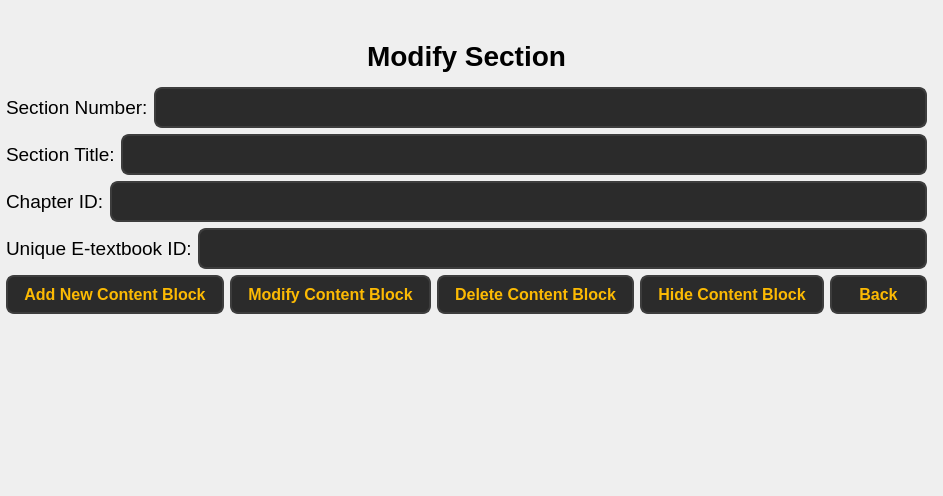
<?xml version="1.0" encoding="UTF-8"?>
<ui version="4.0">
 <class>Form</class>
 <widget class="QWidget" name="Form">
  <property name="geometry">
   <rect>
    <x>0</x>
    <y>0</y>
    <width>943</width>
    <height>496</height>
   </rect>
  </property>
  <property name="windowTitle">
   <string>Form</string>
  </property>
  <widget class="QWidget" name="">
   <property name="geometry">
    <rect>
     <x>6</x>
     <y>30</y>
     <width>921</width>
     <height>284</height>
    </rect>
   </property>
   <layout class="QVBoxLayout" name="verticalLayout">
    <item>
     <widget class="QLabel" name="label">
      <property name="font">
       <font>
        <pointsize>21</pointsize>
        <bold>true</bold>
       </font>
      </property>
      <property name="text">
       <string>Modify Section</string>
      </property>
      <property name="alignment">
       <set>Qt::AlignmentFlag::AlignCenter</set>
      </property>
     </widget>
    </item>
    <item>
     <layout class="QHBoxLayout" name="horizontalLayout_5">
      <item>
       <widget class="QLabel" name="label_6">
        <property name="font">
         <font>
          <pointsize>14</pointsize>
         </font>
        </property>
        <property name="text">
         <string>Section Number:</string>
        </property>
       </widget>
      </item>
      <item>
       <widget class="QLineEdit" name="lineEdit_5">
        <property name="styleSheet">
         <string notr="true">QLineEdit {
        background-color: #2b2b2b;  /* Dark background */
        color: #fcba03;  /* Text color */
        border: 2px solid #3d3d3d;  /* Border color */
        border-radius: 8px;  /* Rounded corners */
        padding: 8px;  /* Padding inside the input field */
        font-size: 16px;  /* Font size */
        font-weight: bold;  /* Bold font */
    }

    QLineEdit:hover {
        background-color: #3d3d3d;  /* Background when hovered */
        border: 2px solid #fcba03;  /* Border color when hovered */
    }

    QLineEdit:focus {
        background-color: #1a1a1a;  /* Background when focused */
        border: 2px solid #fcba03;  /* Border color when focused */
        color: #ffffff;  /* Text color when focused */
    }</string>
        </property>
       </widget>
      </item>
     </layout>
    </item>
    <item>
     <layout class="QHBoxLayout" name="horizontalLayout_4">
      <item>
       <widget class="QLabel" name="label_7">
        <property name="font">
         <font>
          <pointsize>14</pointsize>
         </font>
        </property>
        <property name="text">
         <string>Section Title:</string>
        </property>
       </widget>
      </item>
      <item>
       <widget class="QLineEdit" name="lineEdit_4">
        <property name="styleSheet">
         <string notr="true">QLineEdit {
        background-color: #2b2b2b;  /* Dark background */
        color: #fcba03;  /* Text color */
        border: 2px solid #3d3d3d;  /* Border color */
        border-radius: 8px;  /* Rounded corners */
        padding: 8px;  /* Padding inside the input field */
        font-size: 16px;  /* Font size */
        font-weight: bold;  /* Bold font */
    }

    QLineEdit:hover {
        background-color: #3d3d3d;  /* Background when hovered */
        border: 2px solid #fcba03;  /* Border color when hovered */
    }

    QLineEdit:focus {
        background-color: #1a1a1a;  /* Background when focused */
        border: 2px solid #fcba03;  /* Border color when focused */
        color: #ffffff;  /* Text color when focused */
    }</string>
        </property>
       </widget>
      </item>
     </layout>
    </item>
    <item>
     <layout class="QHBoxLayout" name="horizontalLayout_3">
      <item>
       <widget class="QLabel" name="label_5">
        <property name="font">
         <font>
          <pointsize>14</pointsize>
         </font>
        </property>
        <property name="text">
         <string>Chapter ID:</string>
        </property>
       </widget>
      </item>
      <item>
       <widget class="QLineEdit" name="lineEdit_6">
        <property name="styleSheet">
         <string notr="true">QLineEdit {
        background-color: #2b2b2b;  /* Dark background */
        color: #fcba03;  /* Text color */
        border: 2px solid #3d3d3d;  /* Border color */
        border-radius: 8px;  /* Rounded corners */
        padding: 8px;  /* Padding inside the input field */
        font-size: 16px;  /* Font size */
        font-weight: bold;  /* Bold font */
    }

    QLineEdit:hover {
        background-color: #3d3d3d;  /* Background when hovered */
        border: 2px solid #fcba03;  /* Border color when hovered */
    }

    QLineEdit:focus {
        background-color: #1a1a1a;  /* Background when focused */
        border: 2px solid #fcba03;  /* Border color when focused */
        color: #ffffff;  /* Text color when focused */
    }</string>
        </property>
       </widget>
      </item>
     </layout>
    </item>
    <item>
     <layout class="QHBoxLayout" name="horizontalLayout_2">
      <item>
       <widget class="QLabel" name="label_4">
        <property name="font">
         <font>
          <pointsize>14</pointsize>
         </font>
        </property>
        <property name="text">
         <string>Unique E-textbook ID:</string>
        </property>
       </widget>
      </item>
      <item>
       <widget class="QLineEdit" name="lineEdit_3">
        <property name="styleSheet">
         <string notr="true">QLineEdit {
        background-color: #2b2b2b;  /* Dark background */
        color: #fcba03;  /* Text color */
        border: 2px solid #3d3d3d;  /* Border color */
        border-radius: 8px;  /* Rounded corners */
        padding: 8px;  /* Padding inside the input field */
        font-size: 16px;  /* Font size */
        font-weight: bold;  /* Bold font */
    }

    QLineEdit:hover {
        background-color: #3d3d3d;  /* Background when hovered */
        border: 2px solid #fcba03;  /* Border color when hovered */
    }

    QLineEdit:focus {
        background-color: #1a1a1a;  /* Background when focused */
        border: 2px solid #fcba03;  /* Border color when focused */
        color: #ffffff;  /* Text color when focused */
    }</string>
        </property>
       </widget>
      </item>
     </layout>
    </item>
    <item>
     <layout class="QHBoxLayout" name="horizontalLayout">
      <item>
       <widget class="QPushButton" name="pushButton">
        <property name="styleSheet">
         <string notr="true">QPushButton {
        background-color: #2b2b2b;  
        color: #fcba03;              
        border: 2px solid #3d3d3d;      
        border-radius: 8px;          
        padding: 8px 16px;            
        font-size: 16px;            
        font-weight: bold;
    
    }

    QPushButton:hover {
        background-color: #fcba03;
		 color: #000000;
        border: 2px solid #5a5a5a;    
    }

    QPushButton:pressed {
        background-color: #1a1a1a;      
        border: 2px solid #2b2b2b;      
    }</string>
        </property>
        <property name="text">
         <string>Add New Content Block</string>
        </property>
       </widget>
      </item>
      <item>
       <widget class="QPushButton" name="pushButton_2">
        <property name="styleSheet">
         <string notr="true">QPushButton {
        background-color: #2b2b2b;  
        color: #fcba03;              
        border: 2px solid #3d3d3d;      
        border-radius: 8px;          
        padding: 8px 16px;            
        font-size: 16px;            
        font-weight: bold;
    
    }

    QPushButton:hover {
        background-color: #fcba03;
		 color: #000000;
        border: 2px solid #5a5a5a;    
    }

    QPushButton:pressed {
        background-color: #1a1a1a;      
        border: 2px solid #2b2b2b;      
    }</string>
        </property>
        <property name="text">
         <string>Modify Content Block</string>
        </property>
       </widget>
      </item>
      <item>
       <widget class="QPushButton" name="pushButton_3">
        <property name="styleSheet">
         <string notr="true">QPushButton {
        background-color: #2b2b2b;  
        color: #fcba03;              
        border: 2px solid #3d3d3d;      
        border-radius: 8px;          
        padding: 8px 16px;            
        font-size: 16px;            
        font-weight: bold;
    
    }

    QPushButton:hover {
        background-color: #fcba03;
		 color: #000000;
        border: 2px solid #5a5a5a;    
    }

    QPushButton:pressed {
        background-color: #1a1a1a;      
        border: 2px solid #2b2b2b;      
    }</string>
        </property>
        <property name="text">
         <string>Delete Content Block</string>
        </property>
       </widget>
      </item>
      <item>
       <widget class="QPushButton" name="pushButton_4">
        <property name="styleSheet">
         <string notr="true">QPushButton {
        background-color: #2b2b2b;  
        color: #fcba03;              
        border: 2px solid #3d3d3d;      
        border-radius: 8px;          
        padding: 8px 16px;            
        font-size: 16px;            
        font-weight: bold;
    
    }

    QPushButton:hover {
        background-color: #fcba03;
		 color: #000000;
        border: 2px solid #5a5a5a;    
    }

    QPushButton:pressed {
        background-color: #1a1a1a;      
        border: 2px solid #2b2b2b;      
    }</string>
        </property>
        <property name="text">
         <string>Hide Content Block</string>
        </property>
       </widget>
      </item>
      <item>
       <widget class="QPushButton" name="pushButton_back">
        <property name="styleSheet">
         <string notr="true">QPushButton {
        background-color: #2b2b2b;  
        color: #fcba03;              
        border: 2px solid #3d3d3d;      
        border-radius: 8px;          
        padding: 8px 16px;            
        font-size: 16px;            
        font-weight: bold;
    
    }

    QPushButton:hover {
        background-color: #fcba03;
		 color: #000000;
        border: 2px solid #5a5a5a;    
    }

    QPushButton:pressed {
        background-color: #1a1a1a;      
        border: 2px solid #2b2b2b;      
    }</string>
        </property>
        <property name="text">
         <string>Back</string>
        </property>
       </widget>
      </item>
     </layout>
    </item>
   </layout>
  </widget>
 </widget>
 <resources/>
 <connections/>
</ui>
